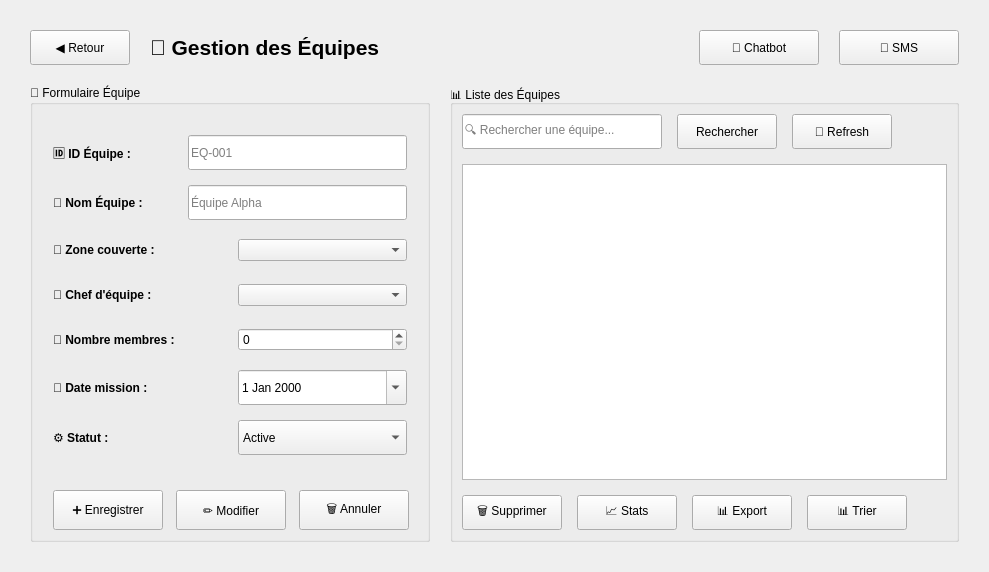
      <widget class="QWidget" name="pageEquipes">
       <layout class="QVBoxLayout" name="layoutEquipes">
        <property name="spacing">
         <number>20</number>
        </property>
        <property name="leftMargin">
         <number>30</number>
        </property>
        <property name="topMargin">
         <number>30</number>
        </property>
        <property name="rightMargin">
         <number>30</number>
        </property>
        <property name="bottomMargin">
         <number>30</number>
        </property>
        <item>
         <layout class="QHBoxLayout" name="headerEquipes">
          <item>
           <widget class="QPushButton" name="btnRetourEquipes">
            <property name="minimumSize">
             <size>
              <width>100</width>
              <height>35</height>
             </size>
            </property>
            <property name="text">
             <string>◀ Retour</string>
            </property>
           </widget>
          </item>
          <item>
           <widget class="QLabel" name="labelTitleEquipes">
            <property name="font">
             <font>
              <pointsize>16</pointsize>
              <bold>true</bold>
             </font>
            </property>
            <property name="text">
             <string>👥 Gestion des Équipes</string>
            </property>
           </widget>
          </item>
          <item>
           <spacer name="headerSpacerEquipes">
            <property name="orientation">
             <enum>Qt::Orientation::Horizontal</enum>
            </property>
            <property name="sizeHint" stdset="0">
             <size>
              <width>40</width>
              <height>20</height>
             </size>
            </property>
           </spacer>
          </item>
          <item>
           <widget class="QPushButton" name="btnChatbotEquipes">
            <property name="minimumSize">
             <size>
              <width>120</width>
              <height>35</height>
             </size>
            </property>
            <property name="text">
             <string>🤖 Chatbot</string>
            </property>
           </widget>
          </item>
          <item>
           <widget class="QPushButton" name="btnSMS">
            <property name="minimumSize">
             <size>
              <width>120</width>
              <height>35</height>
             </size>
            </property>
            <property name="text">
             <string>📱 SMS</string>
            </property>
           </widget>
          </item>
         </layout>
        </item>
        <item>
         <layout class="QHBoxLayout" name="contentEquipes">
          <property name="spacing">
           <number>20</number>
          </property>
          <item>
           <widget class="QGroupBox" name="groupBoxEquipes">
            <property name="minimumSize">
             <size>
              <width>400</width>
              <height>0</height>
             </size>
            </property>
            <property name="maximumSize">
             <size>
              <width>400</width>
              <height>16777215</height>
             </size>
            </property>
            <property name="title">
             <string>📝 Formulaire Équipe</string>
            </property>
            <layout class="QVBoxLayout" name="formLayoutEquipes">
             <property name="spacing">
              <number>15</number>
             </property>
             <property name="leftMargin">
              <number>20</number>
             </property>
             <property name="topMargin">
              <number>30</number>
             </property>
             <property name="rightMargin">
              <number>20</number>
             </property>
             <item>
              <layout class="QHBoxLayout" name="layoutIdEquipe">
               <item>
                <widget class="QLabel" name="labelIdEquipe">
                 <property name="minimumSize">
                  <size>
                   <width>120</width>
                   <height>30</height>
                  </size>
                 </property>
                 <property name="font">
                  <font>
                   <bold>true</bold>
                  </font>
                 </property>
                 <property name="text">
                  <string>🆔 ID Équipe :</string>
                 </property>
                </widget>
               </item>
               <item>
                <widget class="QLineEdit" name="idEQ">
                 <property name="minimumSize">
                  <size>
                   <width>0</width>
                   <height>35</height>
                  </size>
                 </property>
                 <property name="styleSheet">
                  <string notr="true"/>
                 </property>
                 <property name="placeholderText">
                  <string>EQ-001</string>
                 </property>
                </widget>
               </item>
              </layout>
             </item>
             <item>
              <layout class="QHBoxLayout" name="layoutNomEquipe">
               <item>
                <widget class="QLabel" name="labelNomEquipe">
                 <property name="minimumSize">
                  <size>
                   <width>120</width>
                   <height>30</height>
                  </size>
                 </property>
                 <property name="font">
                  <font>
                   <bold>true</bold>
                  </font>
                 </property>
                 <property name="text">
                  <string>👥 Nom Équipe :</string>
                 </property>
                </widget>
               </item>
               <item>
                <widget class="QLineEdit" name="nomEQ">
                 <property name="minimumSize">
                  <size>
                   <width>0</width>
                   <height>35</height>
                  </size>
                 </property>
                 <property name="placeholderText">
                  <string>Équipe Alpha</string>
                 </property>
                </widget>
               </item>
              </layout>
             </item>
             <item>
              <layout class="QHBoxLayout" name="layoutZoneEquipe">
               <item>
                <widget class="QLabel" name="labelZoneEquipe">
                 <property name="minimumSize">
                  <size>
                   <width>120</width>
                   <height>30</height>
                  </size>
                 </property>
                 <property name="font">
                  <font>
                   <bold>true</bold>
                  </font>
                 </property>
                 <property name="text">
                  <string>📍 Zone couverte :</string>
                 </property>
                </widget>
               </item>
               <item>
                <widget class="QComboBox" name="zoneCEQ">
                </widget>
               </item>
              </layout>
             </item>
             <item>
              <layout class="QHBoxLayout" name="layoutChefEquipe">
               <item>
                <widget class="QLabel" name="labelChefEquipe">
                 <property name="minimumSize">
                  <size>
                   <width>120</width>
                   <height>30</height>
                  </size>
                 </property>
                 <property name="font">
                  <font>
                   <bold>true</bold>
                  </font>
                 </property>
                 <property name="text">
                  <string>👤 Chef d'équipe :</string>
                 </property>
                </widget>
               </item>
               <item>
                <widget class="QComboBox" name="chefEQ">
                </widget>
               </item>
              </layout>
             </item>
             <item>
              <layout class="QHBoxLayout" name="layoutMembresEquipe">
               <item>
                <widget class="QLabel" name="labelMembresEquipe">
                 <property name="minimumSize">
                  <size>
                   <width>120</width>
                   <height>30</height>
                  </size>
                 </property>
                 <property name="font">
                  <font>
                   <bold>true</bold>
                  </font>
                 </property>
                 <property name="text">
                  <string>👥 Nombre membres :</string>
                 </property>
                </widget>
               </item>
               <item>
                <widget class="QSpinBox" name="nbMembresEQ">
                </widget>
               </item>
              </layout>
             </item>
             <item>
              <layout class="QHBoxLayout" name="layoutDateEquipe">
               <item>
                <widget class="QLabel" name="labelDateEquipe">
                 <property name="minimumSize">
                  <size>
                   <width>120</width>
                   <height>30</height>
                  </size>
                 </property>
                 <property name="font">
                  <font>
                   <bold>true</bold>
                  </font>
                 </property>
                 <property name="text">
                  <string>📅 Date mission :</string>
                 </property>
                </widget>
               </item>
               <item>
                <widget class="QDateEdit" name="dateEQ">
                 <property name="minimumSize">
                  <size>
                   <width>0</width>
                   <height>35</height>
                  </size>
                 </property>
                 <property name="calendarPopup">
                  <bool>true</bool>
                 </property>
                </widget>
               </item>
              </layout>
             </item>
             <item>
              <layout class="QHBoxLayout" name="layoutStatutEquipe">
               <item>
                <widget class="QLabel" name="labelStatutEquipe">
                 <property name="minimumSize">
                  <size>
                   <width>120</width>
                   <height>30</height>
                  </size>
                 </property>
                 <property name="font">
                  <font>
                   <bold>true</bold>
                  </font>
                 </property>
                 <property name="text">
                  <string>⚙️ Statut :</string>
                 </property>
                </widget>
               </item>
               <item>
                <widget class="QComboBox" name="statutEQ">
                 <property name="minimumSize">
                  <size>
                   <width>0</width>
                   <height>35</height>
                  </size>
                 </property>
                 <item>
                  <property name="text">
                   <string>Active</string>
                  </property>
                 </item>
                 <item>
                  <property name="text">
                   <string>En mission</string>
                  </property>
                 </item>
                 <item>
                  <property name="text">
                   <string>En repos</string>
                  </property>
                 </item>
                 <item>
                  <property name="text">
                   <string>Formation</string>
                  </property>
                 </item>
                </widget>
               </item>
              </layout>
             </item>
             <item>
              <spacer name="formSpacerEquipes">
               <property name="orientation">
                <enum>Qt::Orientation::Vertical</enum>
               </property>
               <property name="sizeHint" stdset="0">
                <size>
                 <width>20</width>
                 <height>20</height>
                </size>
               </property>
              </spacer>
             </item>
             <item>
              <layout class="QHBoxLayout" name="buttonsFormEquipes">
               <item>
                <widget class="QPushButton" name="enrgstEQ">
                 <property name="minimumSize">
                  <size>
                   <width>110</width>
                   <height>40</height>
                  </size>
                 </property>
                 <property name="text">
                  <string>➕ Enregistrer</string>
                 </property>
                </widget>
               </item>
               <item>
                <widget class="QPushButton" name="modifEQ">
                 <property name="minimumSize">
                  <size>
                   <width>110</width>
                   <height>40</height>
                  </size>
                 </property>
                 <property name="text">
                  <string>✏️ Modifier</string>
                 </property>
                </widget>
               </item>
               <item>
                <widget class="QPushButton" name="anulEQ">
                 <property name="minimumSize">
                  <size>
                   <width>110</width>
                   <height>40</height>
                  </size>
                 </property>
                 <property name="text">
                  <string>🗑️ Annuler</string>
                 </property>
                </widget>
               </item>
              </layout>
             </item>
            </layout>
           </widget>
          </item>
          <item>
           <widget class="QGroupBox" name="groupBoxTableEquipes">
            <property name="title">
             <string>📊 Liste des Équipes</string>
            </property>
            <layout class="QVBoxLayout" name="tableLayoutEquipes">
             <property name="spacing">
              <number>15</number>
             </property>
             <item>
              <layout class="QHBoxLayout" name="toolbarEquipes">
               <item>
                <widget class="QLineEdit" name="rechEQ">
                 <property name="minimumSize">
                  <size>
                   <width>200</width>
                   <height>35</height>
                  </size>
                 </property>
                 <property name="placeholderText">
                  <string>🔍 Rechercher une équipe...</string>
                 </property>
                </widget>
               </item>
               <item>
                <widget class="QPushButton" name="rechercheEQ">
                 <property name="minimumSize">
                  <size>
                   <width>100</width>
                   <height>35</height>
                  </size>
                 </property>
                 <property name="text">
                  <string>Rechercher</string>
                 </property>
                </widget>
               </item>
               <item>
                <widget class="QPushButton" name="refreshEQ">
                 <property name="minimumSize">
                  <size>
                   <width>100</width>
                   <height>35</height>
                  </size>
                 </property>
                 <property name="text">
                  <string>🔄 Refresh</string>
                 </property>
                </widget>
               </item>
               <item>
                <spacer name="toolbarSpacerEquipes">
                 <property name="orientation">
                  <enum>Qt::Orientation::Horizontal</enum>
                 </property>
                 <property name="sizeHint" stdset="0">
                  <size>
                   <width>40</width>
                   <height>20</height>
                  </size>
                 </property>
                </spacer>
               </item>
              </layout>
             </item>
             <item>
              <widget class="QTableView" name="tableViewEQ">
               <property name="minimumSize">
                <size>
                 <width>0</width>
                 <height>300</height>
                </size>
               </property>
               <property name="alternatingRowColors">
                <bool>true</bool>
               </property>
               <property name="selectionBehavior">
                <enum>QAbstractItemView::SelectionBehavior::SelectRows</enum>
               </property>
              </widget>
             </item>
             <item>
              <layout class="QHBoxLayout" name="actionButtonsEquipes">
               <item>
                <widget class="QPushButton" name="supEQ">
                 <property name="minimumSize">
                  <size>
                   <width>100</width>
                   <height>35</height>
                  </size>
                 </property>
                 <property name="text">
                  <string>🗑️ Supprimer</string>
                 </property>
                </widget>
               </item>
               <item>
                <widget class="QPushButton" name="statEQ">
                 <property name="minimumSize">
                  <size>
                   <width>100</width>
                   <height>35</height>
                  </size>
                 </property>
                 <property name="text">
                  <string>📈 Stats</string>
                 </property>
                </widget>
               </item>
               <item>
                <widget class="QPushButton" name="exportEQ">
                 <property name="minimumSize">
                  <size>
                   <width>100</width>
                   <height>35</height>
                  </size>
                 </property>
                 <property name="text">
                  <string>📊 Export</string>
                 </property>
                </widget>
               </item>
               <item>
                <widget class="QPushButton" name="trieEQ">
                 <property name="minimumSize">
                  <size>
                   <width>100</width>
                   <height>35</height>
                  </size>
                 </property>
                 <property name="text">
                  <string>📊 Trier</string>
                 </property>
                </widget>
               </item>
               <item>
                <spacer name="actionSpacerEquipes">
                 <property name="orientation">
                  <enum>Qt::Orientation::Horizontal</enum>
                 </property>
                 <property name="sizeHint" stdset="0">
                  <size>
                   <width>40</width>
                   <height>20</height>
                  </size>
                 </property>
                </spacer>
               </item>
              </layout>
             </item>
            </layout>
           </widget>
          </item>
         </layout>
        </item>
       </layout>
      </widget>
